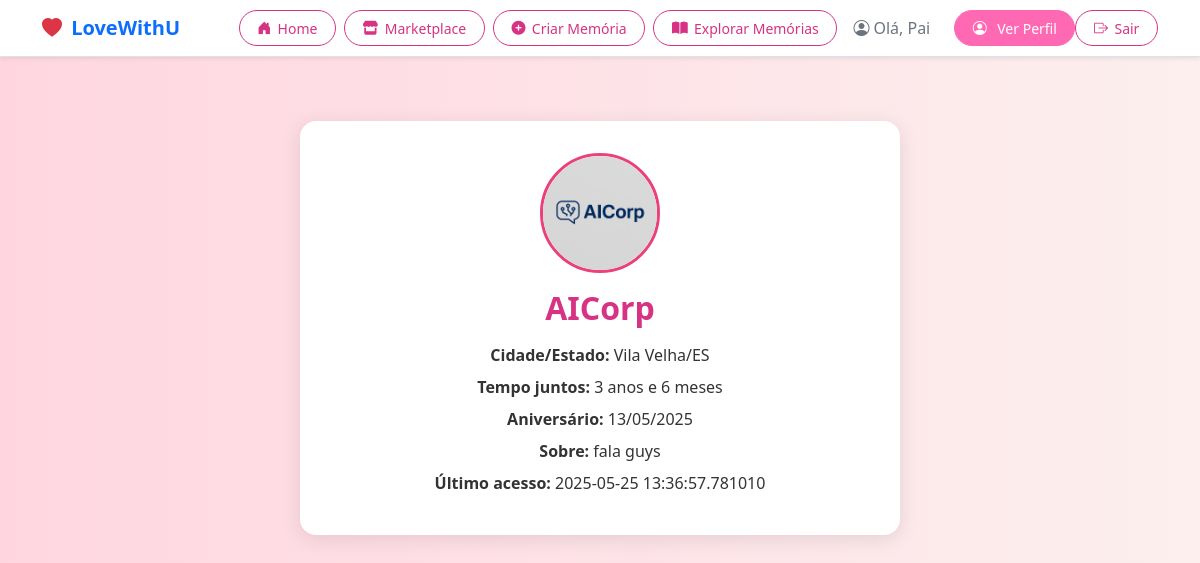
Screenshot of /perfil/oi (signed in) with the database file from the repository.
### app/models.py (models this page shows, shortened)
class User(UserMixin, db.Model):
    id: so.Mapped[int] = so.mapped_column(primary_key=True)
    name: so.Mapped[str] = so.mapped_column(sa.String(64))
    username: so.Mapped[str] = so.mapped_column(sa.String(64), unique=True, index=True)
    email: so.Mapped[str] = so.mapped_column(sa.String(120), unique=True, index=True)
    password_hash: so.Mapped[Optional[str]] = so.mapped_column(sa.String(256))
    profile_img: so.Mapped[Optional[str]] = so.mapped_column(sa.String(128))
    cidade_estado: so.Mapped[Optional[str]] = so.mapped_column(sa.String(100))
    tempo_juntos: so.Mapped[Optional[str]] = so.mapped_column(sa.String(100))
    aniversario: so.Mapped[Optional[datetime]] = so.mapped_column(sa.Date())
    about_me: so.Mapped[Optional[str]] = so.mapped_column(sa.String(140))
    last_seen: so.Mapped[Optional[datetime]] = so.mapped_column(default=lambda: datetime.now(timezone.utc))
    posts: so.Mapped[list['Post']] = so.relationship(back_populates='author', cascade='all, delete-orphan')

### app/routes.py (the view)
@app.route('/perfil/<username>')
@login_required
def user(username):
    user = db.first_or_404(db.select(User).where(User.username == username))
    posts = [
        {'author': user, 'body': 'Exemplo de post 1'},
        {'author': user, 'body': 'Exemplo de post 2'},
    ]
    return render_template('perfil.html', user=user, posts=posts)

### app/models.py (called while the page is built)
@login.user_loader
def load_user(user_id):
    return db.session.get(User, int(user_id))

### app/routes.py (called while the page is built)
@app.before_request
def before_request():
    if current_user.is_authenticated:
        current_user.last_seen = datetime.now(timezone.utc)
        db.session.commit()

### app/templates/perfil.html (shortened to what this page needs)
{% extends 'base.html' %}
{% block content %}
<div class="perfil-card">
    <img src="{{ url_for('static', filename='uploads/' + user.profile_img) if user.profile_img else url_for('static', filename='img/perfil_padrao.png') }}" alt="Imagem de Perfil" class="perfil-img">
    <h2>{{ user.name }}</h2>
    <div class="perfil-info">
        {% if user.cidade_estado %}<p><strong>Cidade/Estado:</strong> {{ user.cidade_estado }}</p>{% endif %}
        {% if user.tempo_juntos %}<p><strong>Tempo juntos:</strong> {{ user.tempo_juntos }}</p>{% endif %}
        {% if user.aniversario %}<p><strong>Aniversário:</strong> {{ user.aniversario.strftime('%d/%m/%Y') }}</p>{% endif %}
        {% if user.about_me %}<p><strong>Sobre:</strong> {{ user.about_me }}</p>{% endif %}
        {% if user.last_seen %}<p><strong>Último acesso:</strong> {{ user.last_seen }}</p>{% endif %}
    </div>
</div>
{% endblock %}

### app/templates/base.html (shortened to what this page needs)
<!doctype html>
<html lang="pt-br">
<head>
  <link href="https://cdn.jsdelivr.net/npm/bootstrap@5.3.3/dist/css/bootstrap.min.css" rel="stylesheet">
  <link href="https://cdn.jsdelivr.net/npm/bootstrap-icons@1.10.5/font/bootstrap-icons.css" rel="stylesheet">
  <link rel="stylesheet" href="https://cdnjs.cloudflare.com/ajax/libs/font-awesome/6.0.0-beta3/css/all.min.css">
</head>
<body style="background-color: #fef6f9;">
  <nav class="navbar navbar-expand-lg navbar-light bg-white border-bottom shadow-sm">
    <div class="container">
      <a class="navbar-brand fw-bold text-primary" href="{{ url_for('index') }}">
        <i class="bi bi-heart-fill text-danger me-1"></i> LoveWithU
      </a>
      <div class="collapse navbar-collapse" id="navMenu">
        <ul class="navbar-nav ms-auto align-items-center">
          <li class="nav-item me-2">
            <a class="nav-btn nav-btn-outline {% if request.endpoint == 'home' %}active{% endif %}"
              href="{{ url_for('home') }}">
              <i class="bi bi-house-door-fill"></i> Home
            </a>
          </li>
          <li class="nav-item me-2">
            <a class="nav-btn nav-btn-outline {% if request.endpoint == 'marketplace' %}active{% endif %}"
              href="{{ url_for('marketplace') }}">
              <i class="fas fa-store"></i> Marketplace
            </a>
          </li>
          {% if current_user.is_authenticated %}
            <li class="nav-item me-2">
              <a class="nav-btn nav-btn-outline {% if request.endpoint == 'criar_memoria' %}active{% endif %}"
                href="{{ url_for('criar_memoria') }}">
                <i class="fas fa-plus-circle"></i> Criar Memória
              </a>
            </li>
            <li class="nav-item me-2">
              <a class="nav-btn nav-btn-outline {% if request.endpoint == 'explorar_memorias' %}active{% endif %}"
                href="{{ url_for('explorar_memorias') }}">
                <i class="fas fa-book-open"></i> Explorar Memórias
              </a>
            </li>
            <li class="nav-item me-3">
              <a class="nav-link text-secondary d-flex align-items-center" href="{{ url_for('index') }}">
                <i class="bi bi-person-circle me-1"></i> Olá, {{ current_user.name }}
              </a>
            </li>
            <li class="nav-item">
              <a class="nav-btn nav-btn-outline {% if request.endpoint == 'user' %}active{% endif %}"
                href="{{ url_for('user', username=current_user.username) }}">
                <i class="bi bi-person-circle me-1"></i> Ver Perfil
              </a>
            </li>
            <li class="nav-item">
              <a class="nav-btn nav-btn-outline {% if request.endpoint == 'logout' %}active{% endif %}"
                href="{{ url_for('logout') }}">
                <i class="bi bi-box-arrow-right"></i> Sair
              </a>
            </li>
          {% endif %}
        </ul>
      </div>
    </div>
  </nav>
  <div class="container">
    {% block content %}{% endblock %}
  </div>
</body>
</html>

### app/templates/base.html (style rules this page uses)
.nav-btn { border-radius: 50px; padding: 0.4rem 1.1rem; font-size: 0.875rem; text-decoration: none !important; transition: all 0.2s ease-in-out; display: inline-flex; align-items: center; gap: 0.4rem; }
.nav-btn-outline { color: #d63384; border: 1px solid #d63384; background-color: transparent; }
.nav-btn-outline.active { background-color: #ff69b4 !important; border-color: #ff69b4 !important; color: #ffffff !important; }

### app/templates/perfil.html (style rules this page uses)
body { background: linear-gradient(to right, #ffd6e0, #fcefee); }
.perfil-card { max-width: 600px; margin: 4rem auto; padding: 2rem; background: #fff; border-radius: 1rem; box-shadow: 0 4px 20px rgba(0,0,0,0.1); text-align: center; position: relative; }
.perfil-img { width: 120px; height: 120px; border-radius: 50%; object-fit: cover; border: 3px solid #ec407a; margin-bottom: 1rem; }
.perfil-card h2 { color: #d63384; font-weight: 700; margin-bottom: 1rem; }
.perfil-info p { font-size: 1rem; color: #333; margin: 0.5rem 0; }

### rows the page displays
User: name "Pai"
User: profile_img (picture), name "AICorp", cidade_estado "Vila Velha/ES", tempo_juntos "3 anos e 6 meses", aniversario "13/05/2025", about_me "fala guys", last_seen "2025-05-25 13:36:57.781010"
